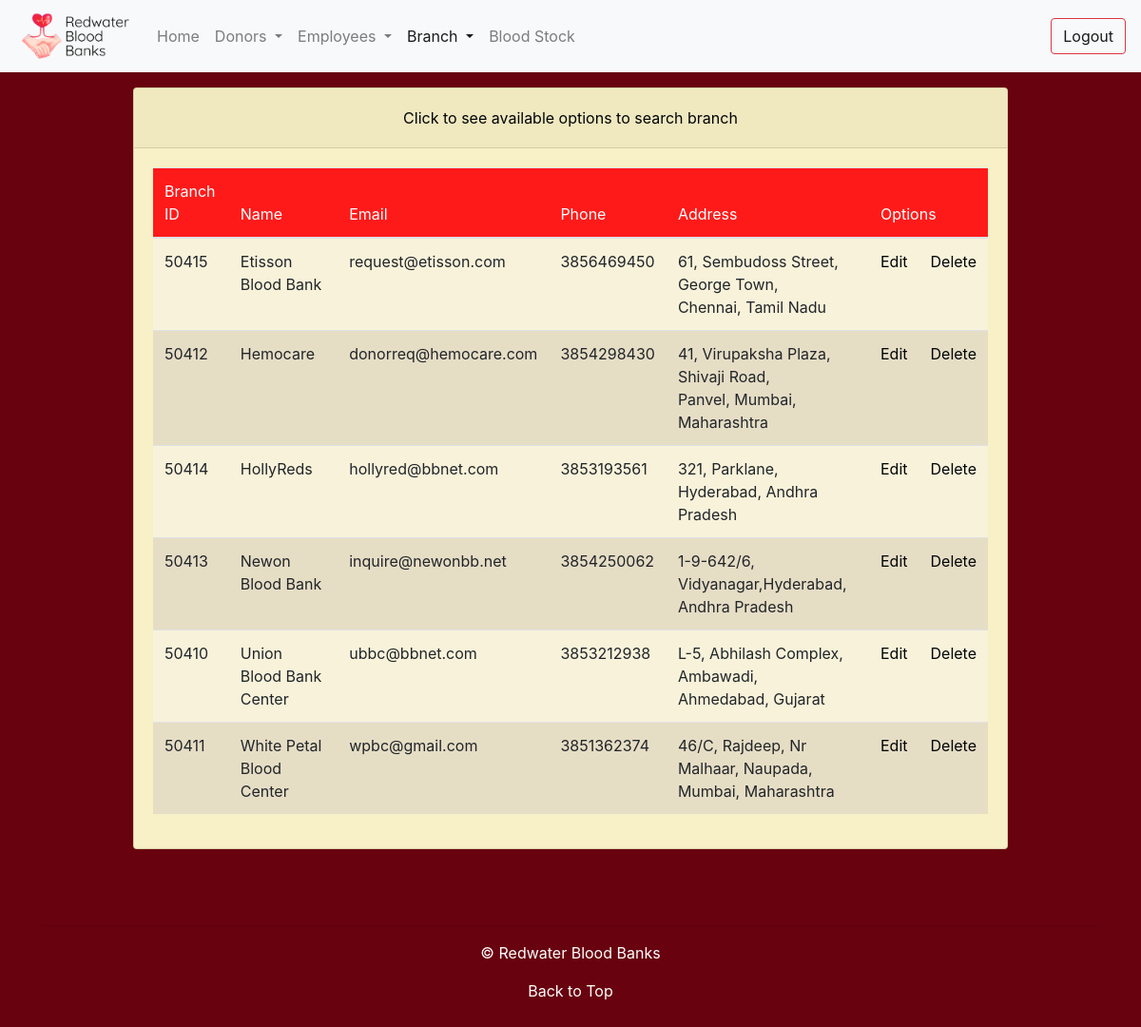
The page /admin/branch.php (signed in) on the database its author committed.
### tables this page shows
CREATE TABLE `branch` (
  `Br_ID` bigint NOT NULL,
  `Name` varchar(50) NOT NULL,
  `Email` varchar(50) NOT NULL,
  `Phone` varchar(10) NOT NULL,
  `Address` varchar(150) NOT NULL
);

### admin/php/DBConnect.php (called while the page is built, shortened)
<?php
class DBConnect {
    private $db = NULL;
    public function __construct() {
        $dsn = 'mysql:dbname=' . self::DB_NAME . ';host=' . self::DB_SERVER;
        try {
            $this->db = new PDO($dsn, self::DB_USER, self::DB_PASSWORD);
        } catch (PDOException $e) {
            throw new Exception('Connection failed: ' .
            $e->getMessage());
        }
        return $this->db;
    }
    public function viewBranches($Br_ID=null,$branchName=null,$email=null,$phone=null,$address=null){
        $query = "SELECT * FROM Branch";
        $newVals = array();
        $mask = 0;
        $query .= " ORDER BY Name";
        $stmt = $this->db->prepare($query);
        if($mask != 0)
            $stmt->execute($newVals);
        else
            $stmt->execute();
        return $stmt->fetchAll();
    }
}

### admin/branch.php (the view, shortened to what this page needs)
<?php
require_once 'php/DBConnect.php';
$db = new DBConnect();
$db->auth();
if(isset($_POST['submit'])) {
    $Name = !empty($_POST['Name']) ? $_POST['Name'] : null;
    $Email = !empty($_POST['Email']) ? $_POST['Email'] : null;
    $Phone = !empty($_POST['Phone']) ? $_POST['Phone'] : null;
    $Address = !empty($_POST['Address']) ? $_POST['Address'] : null;
    $branches = $db->viewBranches(null,$Name,$Email,$Phone,$Address);
    if(count($branches) > 0){
        $success = "Record found";
    }
    else{
        $message = "No record found";
    }
}
else{
    $branches = $db->viewBranches(null,null,null,null,null);
}
include 'layout/_header.php';
include 'layout/navbar.php';
?>
<div class="container my-3">
    <div class="row justify-content-center">
        <div class="col-sm-10">
            <div class="card">
                <div class="accordion" id="branchOptions">
                    <div class="card-header d-flex" id="branchInfo">
                        <div class="btn btn-link btn-block text-center" type="button" data-toggle="collapse" data-target="#branchInfoOptions" aria-expanded="<?php if (isset($_POST['submit'])) {echo 'false';} else {echo 'true';}?>" aria-controls="branchInfoOptions" style="color: #000407">Click to see available options to search branch</div>
                    </div>
                </div>
                <div class="card-body">
                <?php if(isset($branches)): ?>
                    <?php if(!empty($branches) > 0): ?>
                    <table class="table table-responsive">
                        <thead class="bg-info">
                            <th>Branch ID</th>
                            <th>Name</th>
                            <th>Email</th>
                            <th>Phone</th>
                            <th>Address</th>
                            <th colspan=2>Options</th>
                        </thead>
                    <?php $i = 0; ?>
                    <?php foreach($branches as $b): ++$i; ?>
                        <tr class="<?php if($i&1) {echo "tr";} else {echo "tr-next";} ?>">
                            <td><?php echo $b['Br_ID'];?></td>
                            <td><?php echo $b['Name']; ?></td>
                            <td><?php echo $b['Email']; ?></td>
                            <td><?php echo $b['Phone']; ?></td>
                            <td><?php echo wordwrap($b['Address'], 36, "<br>"); ?></td>
                            <td><a href="editBranch.php?id=<?php echo $b['Br_ID']; ?>" style="color: #000407">Edit</a></td>
                            <td><a href="deleteBranch.php?id=<?php echo $b['Br_ID']; ?>" style="color: #000407">Delete</a></td>
                        </tr>
                    <?php endforeach ?>
                    </table>
                    <?php else: ?>
                        <p class="text-center font-weight-bold p-2">No branches found!</p>
                    <?php endif ?>
                <?php endif ?>
                </div>
            </div>
        </div>
    </div>
</div>
<?php include 'layout/_footer.php'; ?>

### admin/css/mystyle.css (style rules this page uses)
body { background-color: #68020f; }
div.card { background-color: #f8f0c6; }
a { text-decoration: none; }
thead, thead th { background-color: #ff1a1a; color: #fffffe; font-weight: normal; }
.tr { background-color: #f8f2da; }
.tr-next { background-color: #e6ddc5; }
footer div, a { color: #fffffe; }

### rows shown on the page
branch: Br_ID "50415", Name "Etisson Blood Bank", Email "request@etisson.com", Phone "3856469450", Address "61, Sembudoss Street, George Town, Chennai, Tamil Nadu"
branch: Br_ID "50412", Name "Hemocare", Email "donorreq@hemocare.com", Phone "3854298430", Address "41, Virupaksha Plaza, Shivaji Road, Panvel, Mumbai, Maharashtra"
branch: Br_ID "50414", Name "HollyReds", Email "hollyred@bbnet.com", Phone "3853193561", Address "321, Parklane, Hyderabad, Andhra Pradesh"
branch: Br_ID "50413", Name "Newon Blood Bank", Email "inquire@newonbb.net", Phone "3854250062", Address "1-9-642/6, Vidyanagar,Hyderabad, Andhra Pradesh"
branch: Br_ID "50410", Name "Union Blood Bank Center", Email "ubbc@bbnet.com", Phone "3853212938", Address "L-5, Abhilash Complex, Ambawadi, Ahmedabad, Gujarat"
branch: Br_ID "50411", Name "White Petal Blood Center", Email "wpbc@gmail.com", Phone "3851362374", Address "46/C, Rajdeep, Nr Malhaar, Naupada, Mumbai, Maharashtra"
